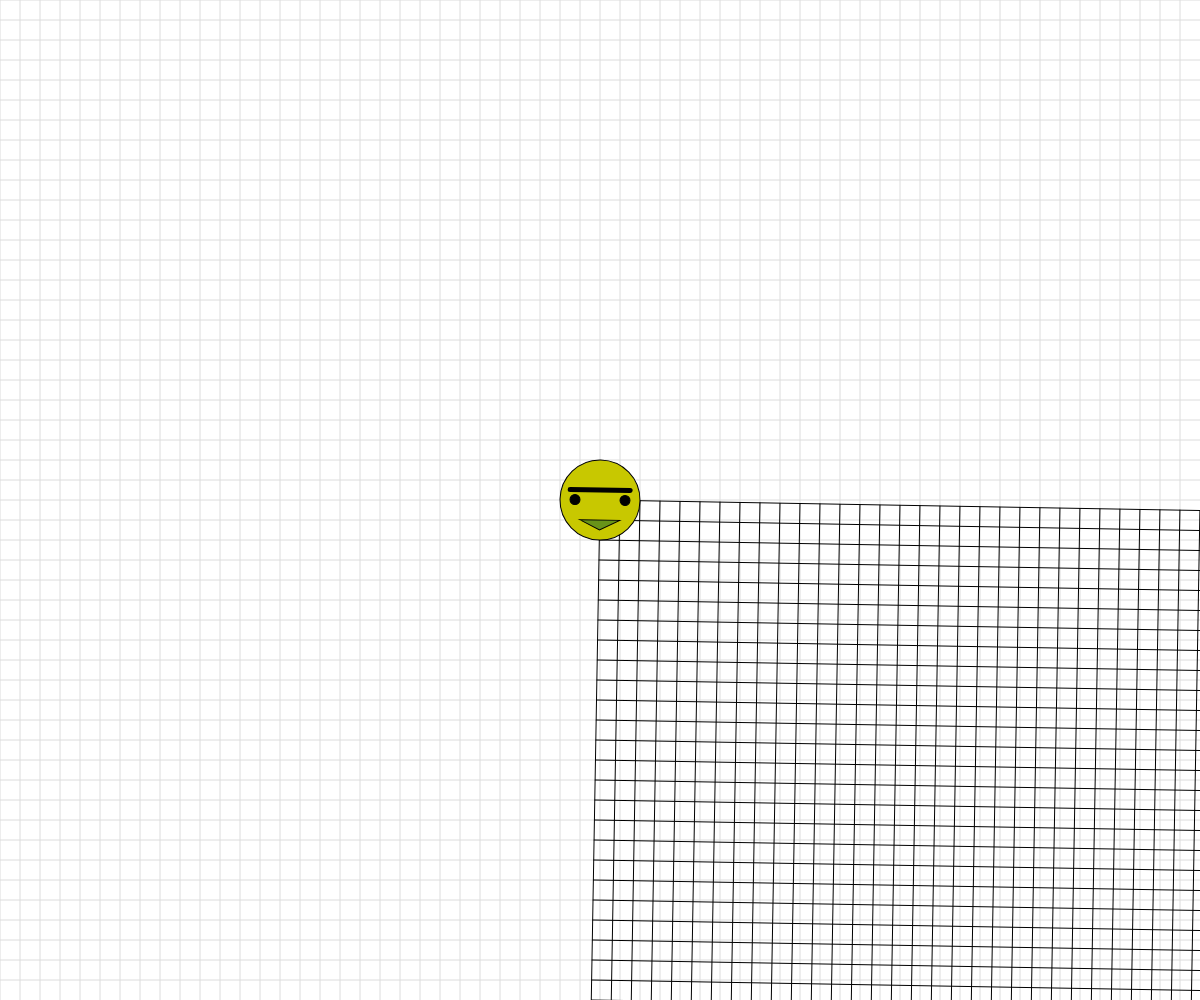
Frame 1 (no input)
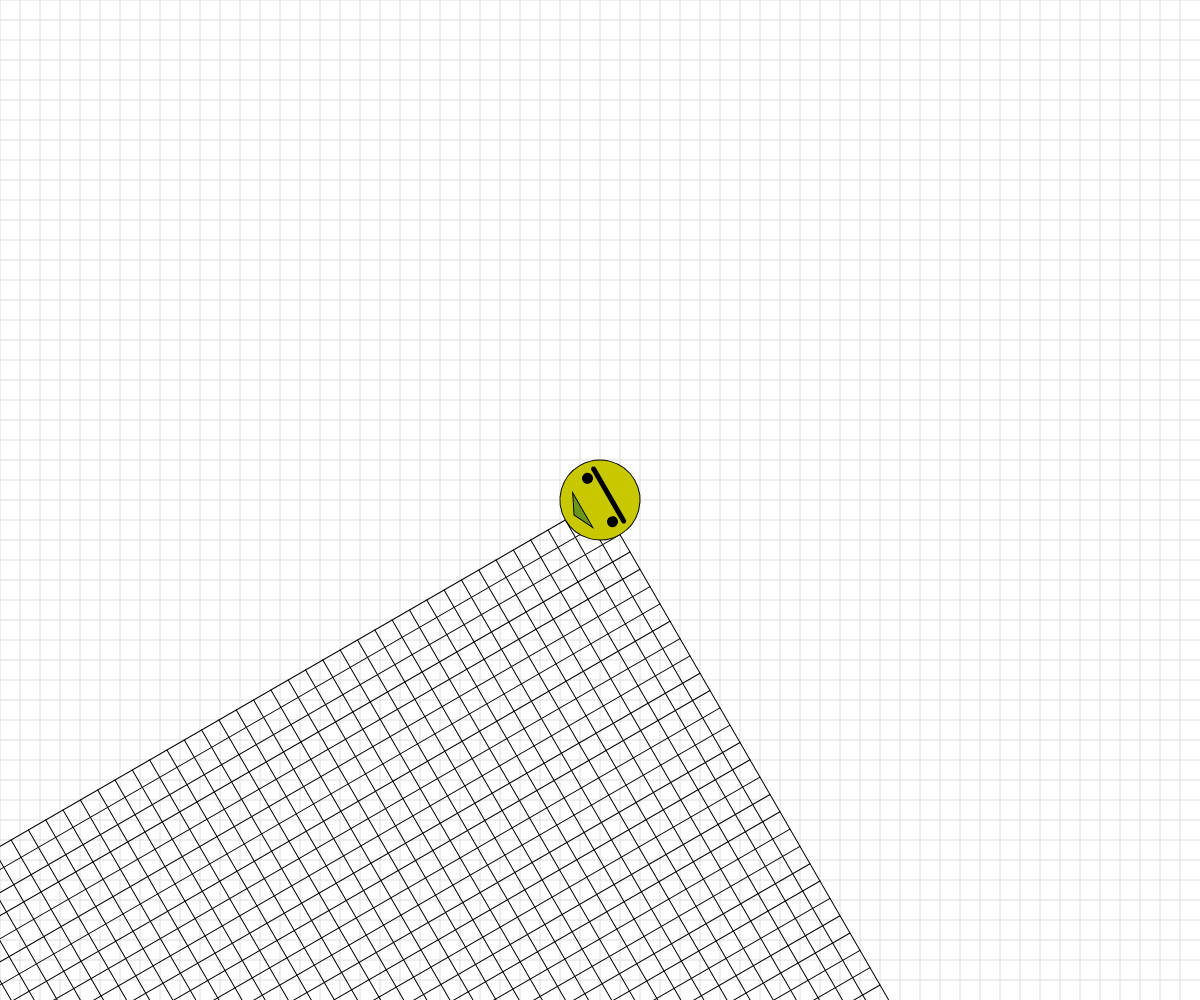
Frame 60 (no input)
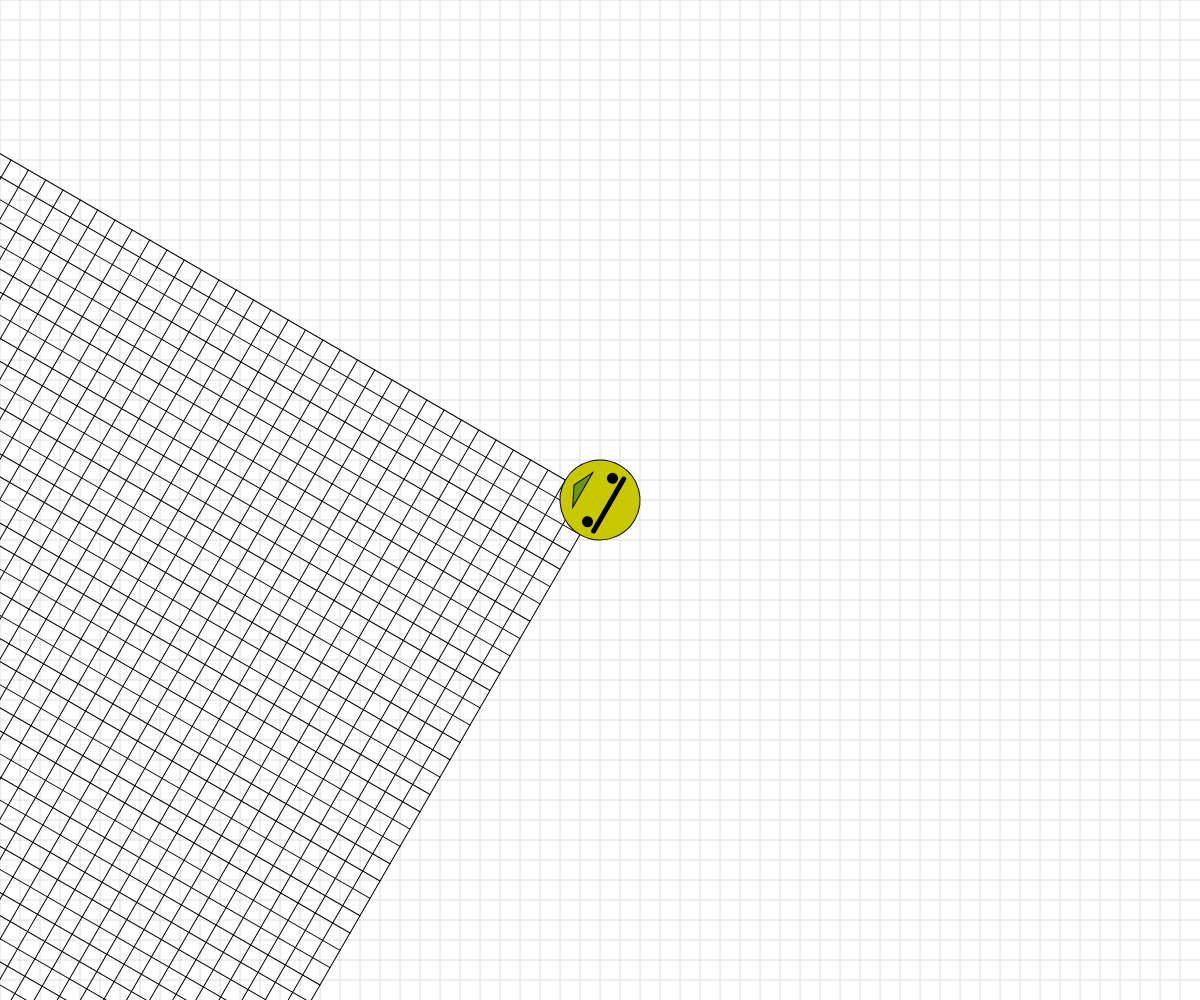
Frame 120 (the mouse pressed at the canvas centre since frame 60)

The p5.js sketch that drew these frames (run headless with seeded random() and noise() and a simulated clock; from frame 60 on, the mouse is pressed at the canvas centre):

// p5.js sketch
// ── sketch.js
// Basic Transformations Sandbox


let originalSpacing = 20;


function setup() {
  createCanvas(windowWidth, windowHeight);
}

function draw() {
  background(255);
  drawBasicGrid(220);


  //transformation one: TRANSLATION
  



  //add push()  pop()




  //transformation two: SCALE




  //transformation three: ROTATION
  //reminder: rotations are measured in radians, not degrees! Functions can help with the conversion...
  push();
  
  translate(width/2, height/2);
  rotate(radians(frameCount));
  drawBasicGrid(0);
  face(0, 0);


  pop();
  //Combinations of Transformations

  

}


function face(x, y) {
  //draw a face at x,y
  push();
  translate(x,y);
  ellipseMode(CENTER);
  fill(200,200,0);
  stroke(0);
  ellipse(0,0,80,80);
  fill(90, 140, 30, 220);
  triangle(-20, 20, 20, 20, 0, 30);
  fill(0);
  ellipse(-25,0,10,10);
  ellipse(25,0,10,10);
  strokeWeight(5);
  line(-30,-10,30,-10);
  strokeWeight(1);
  pop();

}

function rectangleRed(x, y) {
  //draw a red rectangle at x,y (sized 50 pixels square) - to visualize what happens to the coordinate system
  //when different basic transformations are applied.
  noStroke();
  fill(255, 0, 0, 150);
  rect(x, y, 50, 50);

}

function rectangleBlue(x, y) {
  //draw a red rectangle at x,y (sized 50 pixels square) - to visualize what happens to the coordinate system
  //when different basic transformations are applied.
  noStroke();
  fill(0, 0, 255, 150);
  rect(x, y, 50, 50);

}

function drawBasicGrid(shade) {
  //draw the normal cartesian Coordinate Grid, in a light color. Spaced at 20 px by default
  stroke(shade);
  for (let x = 0; x < width; x += 20) {
    line(x, 0, x, height);
  }
  for (let y = 0; y < height; y += 20) {
    line(0, y, width, y);
  }
}
